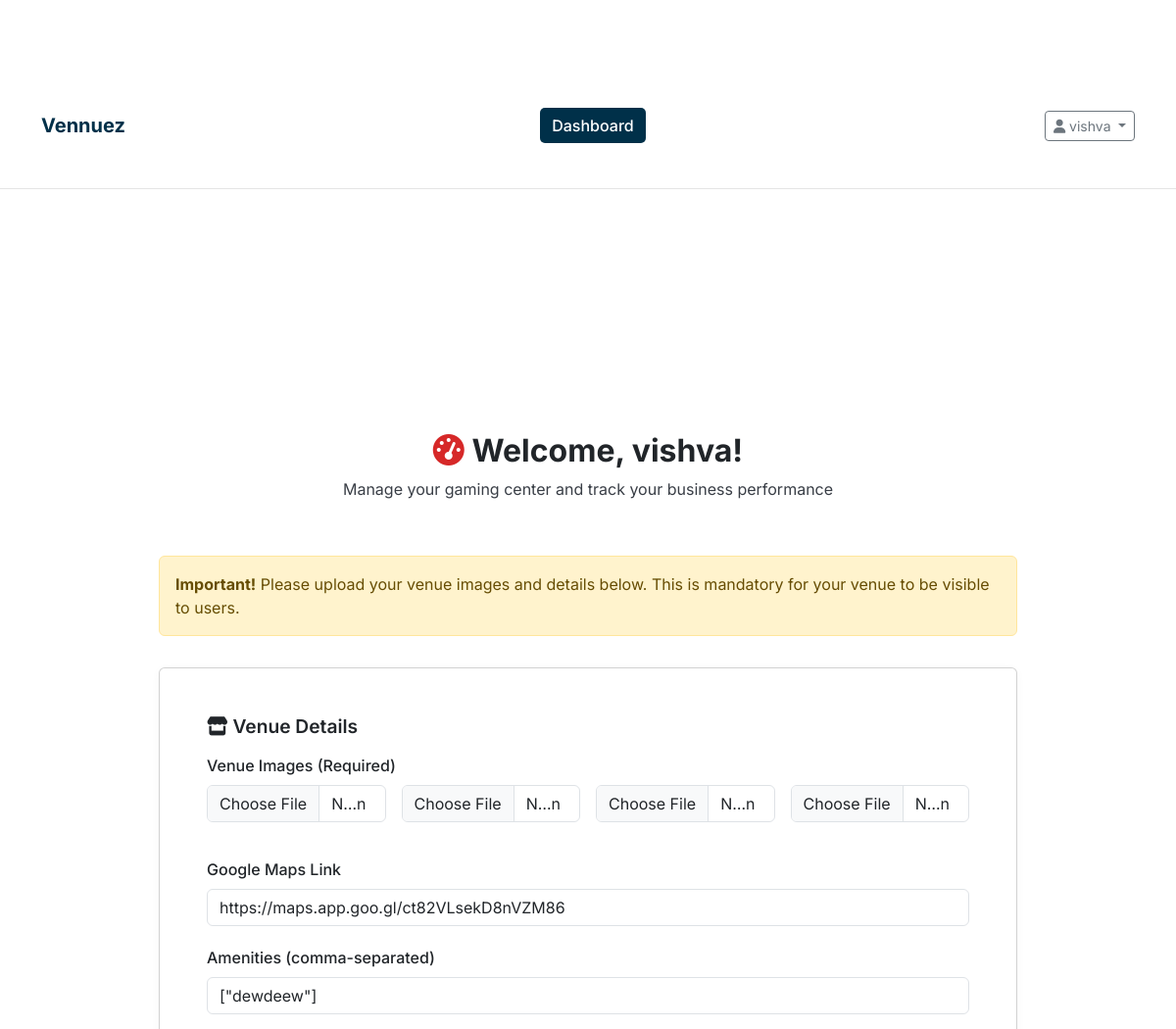
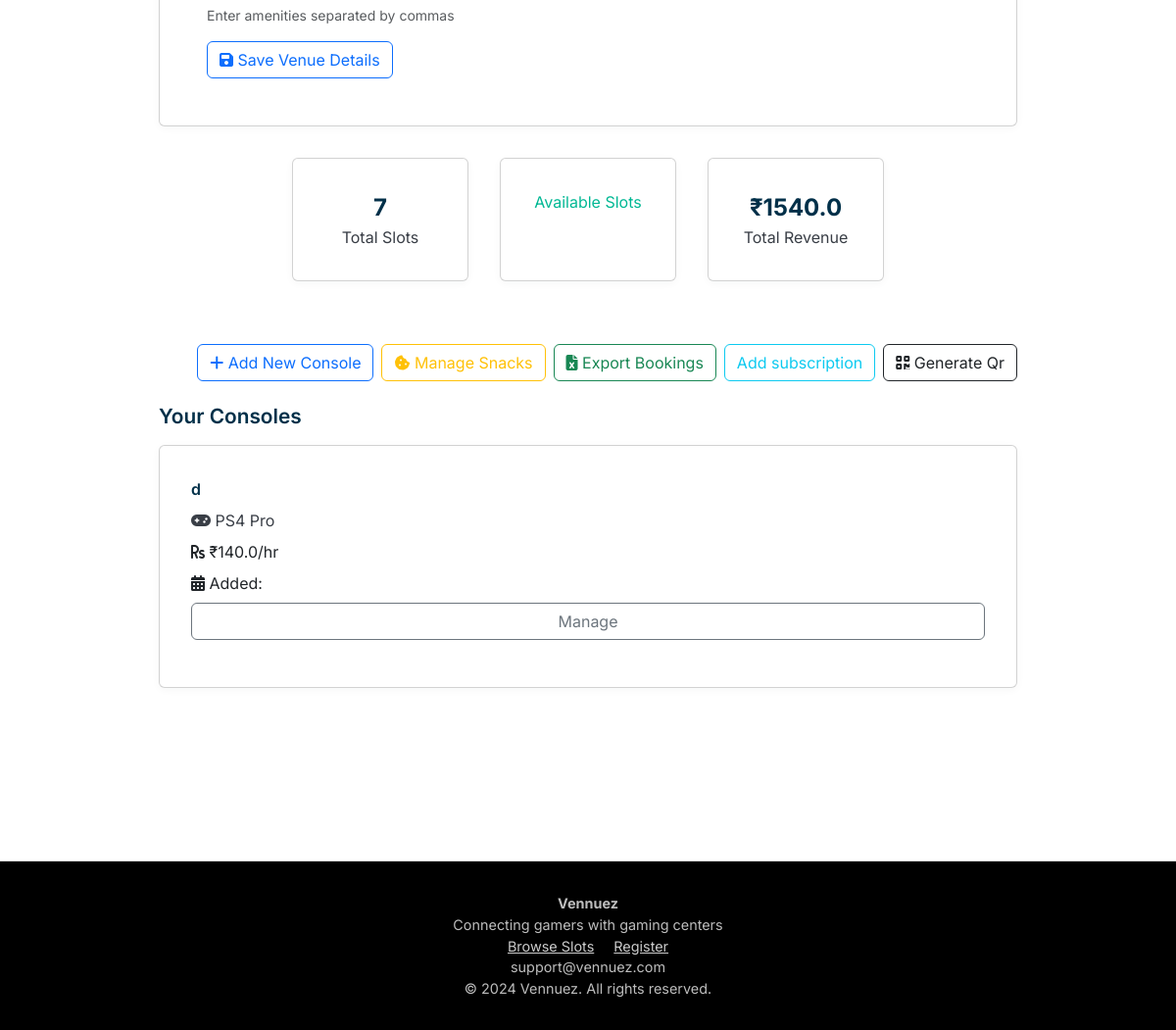
Screenshot of /dashboard (signed in) with the database file from the repository (2 pictures, top to bottom).
### models.py (models this page shows, shortened)
class Owner(UserMixin, db.Model):
    __tablename__ = 'owners'
    id = db.Column(db.Integer, primary_key=True)
    username = db.Column(db.String(80), unique=True, nullable=False)
    email = db.Column(db.String(120), unique=True, nullable=False)
    password_hash = db.Column(db.String(256), nullable=False)
    phone = db.Column(db.String(20), nullable=False)
    gaming_center_name = db.Column(db.String(200), nullable=False)
    address = db.Column(db.String(255), nullable=True)
    active = db.Column(db.Boolean, default=True)
    created_at = db.Column(db.DateTime, default=datetime.utcnow)
    latitude = db.Column(db.Float, nullable=True)
    longitude = db.Column(db.Float, nullable=True)
    google_maps_link = db.Column(db.String(500), nullable=True)
    amenities = db.Column(db.Text, nullable=True)  # Stored as JSON string
    venue_image1 = db.Column(db.String(500), nullable=True)
    venue_image2 = db.Column(db.String(500), nullable=True)
    venue_image3 = db.Column(db.String(500), nullable=True)
    venue_image4 = db.Column(db.String(500), nullable=True)
    images_uploaded = db.Column(db.Boolean, default=False)
    consoles = db.relationship('Console', backref='owner', lazy=True, cascade='all, delete-orphan')
    subscriptions = db.relationship("Subscription", back_populates="owner", cascade="all, delete")

class Console(db.Model):
    __tablename__ = 'consoles'
    id = db.Column(db.Integer, primary_key=True)
    name = db.Column(db.String(100), nullable=False)
    console_type = db.Column(db.String(50), nullable=False)
    hourly_rate = db.Column(db.Float, nullable=False)  # Rate per person per hour
    is_available = db.Column(db.Boolean, default=True)
    created_at = db.Column(db.DateTime, default=datetime.utcnow)
    owner_id = db.Column(db.Integer, db.ForeignKey('owners.id'), nullable=False)
    slots = db.relationship('TimeSlot', backref='console', lazy=True, cascade='all, delete-orphan')

### routes.py (the view)
@app.route('/dashboard')
@login_required
@venue_details_required
def dashboard():
    owner = Owner.query.get(current_user.id)
    consoles = Console.query.filter_by(owner_id=owner.id).all()
    total_slots = 0
    booked_slots = 0
    total_revenue = 0
    for console in consoles:
        slots = TimeSlot.query.filter_by(console_id=console.id).all()
        total_slots += len(slots)
        for slot in slots:
            if slot.is_booked:
                booked_slots += 1
                total_revenue += slot.total_amount
    stats = {
        'total_consoles': len(consoles),
        'total_slots': total_slots,
        'booked_slots': booked_slots,
        'total_revenue': total_revenue,
        'booking_rate': (booked_slots / total_slots * 100) if total_slots > 0 else 0,
        'advance_collected': sum(slot.advance_paid for console in consoles for slot in console.slots if slot.is_booked)
    }
    venue_details_complete = (owner.images_uploaded and
                              owner.google_maps_link and
                              owner.amenities)
    return render_template('dashboard.html', owner=owner, consoles=consoles, stats=stats, venue_details_complete=venue_details_complete)

### app.py (called while the page is built)
@login_manager.user_loader
def load_user(user_id):
    from models import Owner, User
    from flask import session
    user_type = session.get('user_type')
    if user_type == 'owner':
        return Owner.query.get(int(user_id))
    elif user_type == 'user':
        return User.query.get(int(user_id))
    return None

### routes.py (called while the page is built)
def venue_details_required(f):
    @wraps(f)
    def decorated_function(*args, **kwargs):
        if not current_user.is_authenticated or session.get('user_type') != 'owner':
            flash('You must be logged in as a venue owner to access this page.', 'error')
            return redirect(url_for('login'))
        if not isinstance(current_user, Owner):
            flash('You must be logged in as a venue owner to access this page.', 'error')
            return redirect(url_for('login'))
        if request.endpoint != 'dashboard' and not current_user.google_maps_link:
            flash('Please complete your venue details before accessing other features.', 'warning')
            return redirect(url_for('dashboard'))
        return f(*args, **kwargs)
    return decorated_function

### templates/dashboard.html (shortened to what this page needs)
{% extends "base.html" %}
{% block content %}
<section class="dashboard-page" style="padding: 2rem 0;">
    <div class="container" style="max-width: 900px;">
        <div class="page-header" style="margin-bottom: 2rem; text-align: center;">
            <h1 style="font-size: 2rem; font-weight: 700; margin-bottom: 0.5rem;">
                <i class="fas fa-tachometer-alt" style="color: var(--accent);"></i> Welcome, {{ owner.username }}!
            </h1>
            <p style="color: var(--secondary);">Manage your gaming center and track your business performance</p>
        </div>
        {% if not owner.images_uploaded %}
        <div class="alert alert-warning" role="alert" style="margin-bottom: 2rem;">
            <strong>Important!</strong> Please upload your venue images and details below. This is mandatory for your venue to be visible to users.
        </div>
        {% endif %}
        {% if not venue_details_complete %}
        <div class="card" style="margin-bottom: 2rem;">
            <div class="card-body">
                <h3 style="font-size: 1.2rem; font-weight: 600; margin-bottom: 1rem;">
                    <i class="fas fa-store"></i> Venue Details
                </h3>
                <form action="{{ url_for('upload_venue_details') }}" method="POST" enctype="multipart/form-data">
                    <div class="mb-3">
                        <label class="form-label">Venue Images (Required)</label>
                        <div class="row g-3">
                            <div class="col-md-3">
                                <input type="file" name="image1" class="form-control" accept="image/*" {% if not owner.venue_image1 %}required{% endif %}>
                            </div>
                            <div class="col-md-3">
                                <input type="file" name="image2" class="form-control" accept="image/*" {% if not owner.venue_image2 %}required{% endif %}>
                            </div>
                            <div class="col-md-3">
                                <input type="file" name="image3" class="form-control" accept="image/*" {% if not owner.venue_image3 %}required{% endif %}>
                            </div>
                            <div class="col-md-3">
                                <input type="file" name="image4" class="form-control" accept="image/*" {% if not owner.venue_image4 %}required{% endif %}>
                            </div>
                        </div>
                    </div>
                    <div class="mb-3">
                        <label class="form-label">Google Maps Link</label>
                        <input type="url" name="google_maps_link" class="form-control" value="{{ owner.google_maps_link or '' }}" placeholder="Enter Google Maps link to your venue">
                    </div>
                    <div class="mb-3">
                        <label class="form-label">Amenities (comma-separated)</label>
                        <input type="text" name="amenities" class="form-control" value="{{ owner.amenities or '' }}" placeholder="e.g., WiFi, Parking, Air Conditioning, Refreshments">
                        <div class="form-text">Enter amenities separated by commas</div>
                    </div>
                    <button type="submit" class="btn btn-outline-primary">
                        <i class="fas fa-save"></i> Save Venue Details
                    </button>
                </form>
            </div>
        </div>
        {% endif %}
        <div class="dashboard-stats" style="display: flex; flex-wrap: wrap; gap: 2rem; justify-content: center; margin-bottom: 2rem;">
            <div class="card" style="min-width: 180px; text-align: center;">
                <div style="font-size: 1.5rem; font-weight: 700; color: var(--primary);">{{ stats.total_slots }}</div>
                <div style="color: var(--secondary);">Total Slots</div>
            </div>
            <div class="card" style="min-width: 180px; text-align: center;">
                <div style="color: var(--success);">Available Slots</div>
            </div>
            <div class="card" style="min-width: 180px; text-align: center;">
                <div style="font-size: 1.5rem; font-weight: 700; color: var(--primary);">₹{{ stats.total_revenue }}</div>
                <div style="color: var(--secondary);">Total Revenue</div>
            </div>
        </div>
        <div class="d-flex flex-wrap justify-content-end gap-2 mb-4">
          <a href="{{ url_for('add_console') }}" class="btn btn-outline-primary">
            <i class="fas fa-plus"></i> Add New Console
          </a>
          <a href="{{ url_for('manage_snacks') }}" class="btn btn-outline-warning">
            <i class="fas fa-cookie-bite"></i> Manage Snacks
          </a>
          <a href="{{ url_for('export_bookings') }}" class="btn btn-outline-success">
            <i class="fas fa-file-excel"></i> Export Bookings
          </a>
          <a href="{{ url_for('add_subscription') }}" class="btn btn-outline-info">
             Add subscription
          </a>
          <a href="{{ url_for('generate_qr') }}" class="btn btn-outline-dark">
            <i class="fas fa-qrcode"></i> Generate Qr
          </a>
        </div>
        <div class="dashboard-consoles">
            <h2 style="font-size: 1.3rem; font-weight: 600; margin-bottom: 1rem; color: var(--primary);">Your Consoles</h2>
            <div style="display: flex; flex-wrap: wrap; gap: 2rem;">
                {% for console in consoles %}
                <div class="card" style="min-width: 220px; flex: 1 1 220px;">
                    <div style="font-weight: 600; color: var(--primary); margin-bottom: 0.5rem;">{{ console.name }}</div>
                    <div style="color: var(--secondary); margin-bottom: 0.5rem;"><i class="fas fa-gamepad"></i> {{ console.console_type }}</div>
                    <div style="margin-bottom: 0.5rem;"><i class="fas fa-rupee-sign"></i> ₹{{ console.hourly_rate }}/hr</div>
                    <div style="margin-bottom: 0.5rem;"><i class="fas fa-calendar-alt"></i> Added: {{ console.added_on }}</div>
                    <div style="margin-bottom: 1rem;">
                        <a href="{{ url_for('console_details', console_id=console.id) }}" class="btn btn-outline-secondary" style="width: 100%;">Manage</a>
                    </div>
                </div>
                {% else %}
                <div style="color: var(--secondary); font-size: 1.1rem;">No consoles added yet.</div>
                {% endfor %}
            </div>
        </div>
    </div>
</section>
{% endblock %}

### templates/base.html (shortened to what this page needs)
<!DOCTYPE html>
<html lang="en">
<head>
  <link rel="stylesheet" href="{{ url_for('static', filename='css/main.css') }}">
  <link rel="stylesheet" href="https://cdnjs.cloudflare.com/ajax/libs/font-awesome/6.4.0/css/all.min.css" />
  <link href="https://cdn.jsdelivr.net/npm/bootstrap@5.3.0/dist/css/bootstrap.min.css" rel="stylesheet" />
</head>
<body>
  <nav class="navbar navbar-expand-md">
    <div class="container d-flex flex-wrap justify-content-between align-items-center">
      <a class="navbar-brand" href="{{ url_for('index') }}">Vennuez</a>
      <div class="d-none d-md-block mx-auto">
        {% if current_user.is_authenticated %}
          {% if session.user_type != 'owner' %}
            <a href="{{ url_for('user_dashboard') }}" class="nav-link {% if request.endpoint == 'user_dashboard' %}active{% endif %}">
              My Bookings
            </a>
          {% elif session.user_type == 'owner' %}
            <a href="{{ url_for('dashboard') }}" class="nav-link {% if request.endpoint == 'dashboard' %}active{% endif %}">
              Dashboard
            </a>
          {% endif %}
        {% endif %}
      </div>
      <div class="navbar-buttons">
        {% if current_user.is_authenticated %}
          <div class="dropdown">
            <button class="btn btn-outline-secondary dropdown-toggle btn-sm" data-bs-toggle="dropdown">
              <i class="fas fa-user"></i> {{ current_user.username }}
            </button>
          </div>
        {% endif %}
      </div>
    </div>
  </nav>
  <main class="container my-4">
    {% block content %}{% endblock %}
  </main>
  <footer class="footer">
    <div>
      <strong>Vennuez</strong><br />
      Connecting gamers with gaming centers<br />
      <a href="{{ url_for('available_slots') }}" style="color:#ccc; margin-right:1rem;">Browse Slots</a>
      <a href="{{ url_for('register') }}" style="color:#ccc;">Register</a><br />
      support@vennuez.com<br />
      &copy; 2024 Vennuez. All rights reserved.
    </div>
  </footer>
</body>
</html>

### static/css/main.css (style rules this page uses)
:root { --primary: #222831; --secondary: #393e46; --accent: #00adb5; --background: #fff; --text: #222831; --muted: #f5f6fa; --border: #e0e0e0; --success: #00b894; --danger: #e17055; }
* { margin: 0; padding: 0; box-sizing: border-box; }
html, body { height: 100%; overflow-x: hidden; }
body { font-family: 'Inter', Arial, sans-serif; background: var(--background); color: var(--text); min-height: 100vh; line-height: 1.6; }
.btn { background: var(--accent); color: #fff; border: none; border-radius: 4px; padding: 0.5rem 1.25rem; font-size: 1rem; font-weight: 500; cursor: pointer; transition: background 0.2s; outline: none; }
.container { max-width: 1200px; margin: 0 auto; padding: 96px 1.5rem 2rem 1.5rem; }
.card { background: #fff; border-radius: 10px; box-shadow: 0 2px 8px rgba(34, 40, 49, 0.04); padding: 2rem; margin-bottom: 2rem; border: 1px solid var(--border); }
.form-label { display: block; margin-bottom: 0.5rem; font-weight: 500; }
.form-control { width: 100%; padding: 0.75rem 1rem; border: 1px solid var(--border); border-radius: 4px; font-size: 1rem; margin-bottom: 1.25rem; background: var(--muted); color: var(--text); transition: border 0.2s; }
.btn { display: inline-flex; align-items: center; justify-content: center; padding: 0.75rem 1.5rem; border-radius: 0.25rem; font-weight: 500; cursor: pointer; transition: all 0.2s; border: none; }
h1, h2, h3, h4, h5 { color: var(--primary); font-weight: 700; margin-bottom: 1rem; }
input, select, textarea { width: 100%; padding: 0.75rem 1rem; border: 1px solid var(--border); border-radius: 4px; font-size: 1rem; margin-bottom: 1.25rem; background: var(--muted); color: var(--text); transition: border 0.2s; }
.footer { background: var(--primary); color: #fff; text-align: center; padding: 2rem 1rem 1rem 1rem; margin-top: 3rem; border-top: 1px solid var(--border); }

### templates/base.html (style rules this page uses)
:root { --primary: #003049; --accent: #d62828; }
body { font-family: 'Inter', sans-serif; margin: 0; background: #fff; }
.navbar { background-color: white; padding: 0.75rem 1rem; border-bottom: 1px solid #e5e5e5; }
.navbar .nav-link { color: var(--primary); font-weight: 500; }
.navbar .nav-link:hover, .navbar .nav-link.active { background-color: var(--primary); color: #fff !important; border-radius: 5px; padding: 0.4rem 0.75rem; }
.navbar-brand { font-weight: bold; color: var(--primary) !important; }
.footer { background: #000; color: #bdbdbd; padding: 2rem; text-align: center; font-size: 0.9rem; }
.navbar-buttons { display: flex; align-items: center; gap: 0.75rem; }

### rows the page displays
Owner: username "vishva", google_maps_link "https://maps.app.goo.gl/ct82VLsekD8nVZM86", amenities "[\"dewdeew\"]"
Console: name "d", console_type "PS4 Pro", hourly_rate "140.0"

### other values shown
{{ stats.total_slots }} "7"
{{ stats.total_revenue }} "1540.0"
